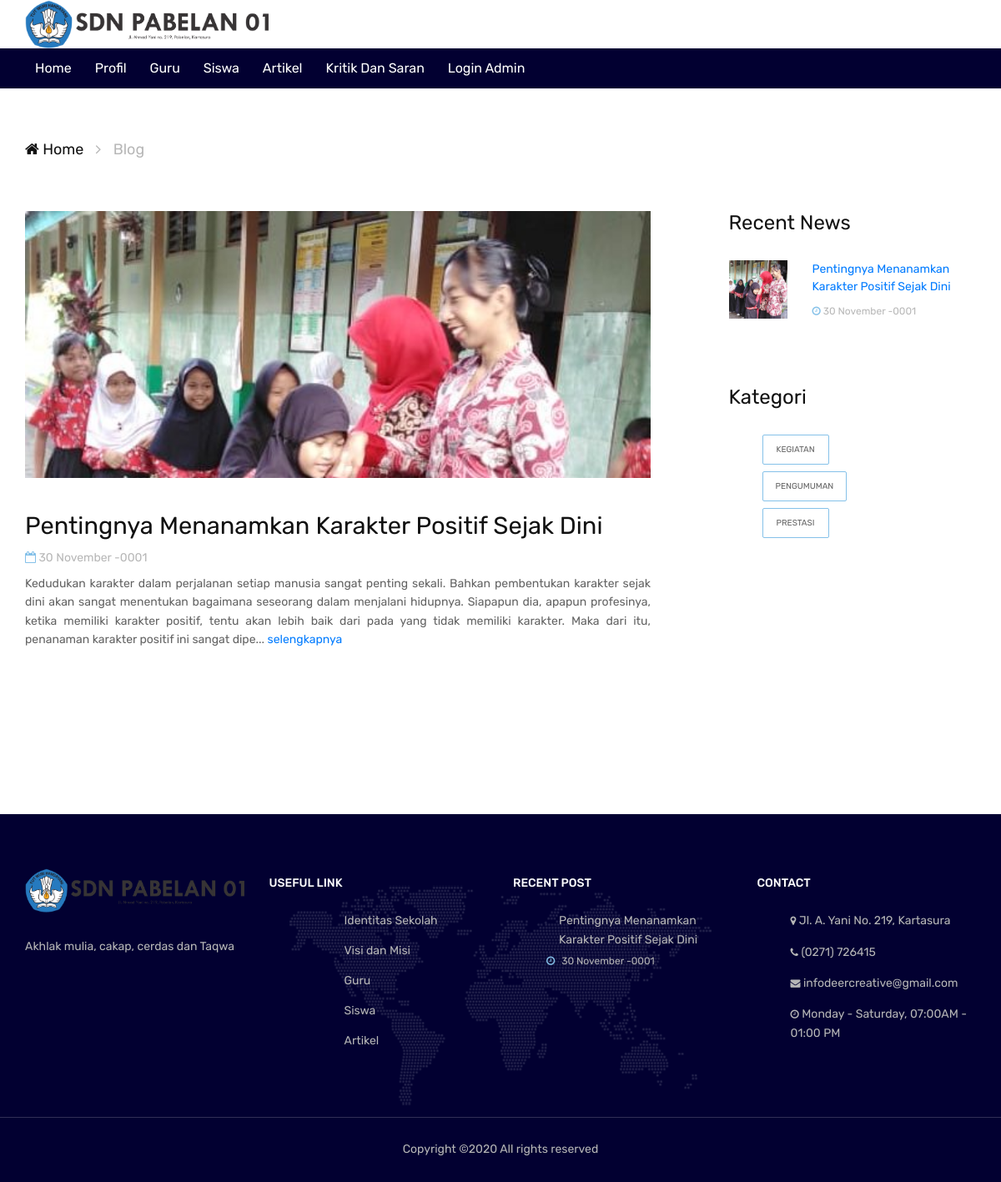
Screenshot of /blog.php with the database file from the repository.
### tables this page shows
CREATE TABLE `artikel` (
  `id_artikel` int(8) NOT NULL,
  `judul` varchar(255) NOT NULL,
  `konten` text NOT NULL,
  `tanggal` datetime NOT NULL DEFAULT CURRENT_TIMESTAMP,
  `foto_artikel` varchar(255) NOT NULL,
  `id_kategori` int(11) NOT NULL
);

CREATE TABLE `kategori` (
  `id_kategori` int(11) NOT NULL,
  `kategori` varchar(255) NOT NULL
);

### blog.php (the view, shortened to what this page needs)
<head>
	<link rel="stylesheet" href="css/bootstrap.min.css"/>
	<link rel="stylesheet" href="css/font-awesome.min.css"/>
	<link rel="stylesheet" href="css/themify-icons.css"/>
	<link rel="stylesheet" href="css/owl.carousel.css"/>
	<link rel="stylesheet" href="css/style.css"/>
</head>
<body>
	<header class="header-section">
		<div class="container">
			<a href="index.html"><img width='292px' height='58px' src="img/logo.png" alt=""></a>
		</div>
	</header>
	<nav class="nav-section">
		<div class="container">
			<div class="scrollmenu">
				<a href="index.php">Home</a>
				<div class="dropdown">
					<button class="dropbtn">Profil</button>
				</div>
				<a href="guru.php">Guru</a>
				<a href="siswa.php">Siswa</a>
				<a href="blog.php">Artikel</a>
				<a href="index.php#komen">Kritik Dan Saran</a>
				<a href="admin/login/">Login Admin</a>
			</div>
	</nav>
	<div class="site-breadcrumb">
		<div class="container">
			<a href="#"><i class="fa fa-home"></i> Home</a> <i class="fa fa-angle-right"></i>
			<span>Blog</span>
		</div>
	</div>
	<section class="blog-page-section spad pt-0">
		<div class="container">
			<div class="row">
				<div class="col-lg-8 post-list">
					<div class="post-item">
						<?php
						    include "konektor.php";
						    $cari="select * from artikel";
						    $query = mysqli_query($conn, $cari);
						    $cek = mysqli_num_rows($query);
						    if ( $cek == 0) {
						        echo 'maaf, belum ada artikel';
						                            }
						    else
						    {
						         while ($data = mysqli_fetch_array($query))
						        {
						            $kalimat= $data['konten'];
						            $jumlahkarakter=400;
						            $tampilan = substr($kalimat, 0, $jumlahkarakter);
						            $foto = $data[foto_artikel];
						 ?>
						<div class="post-thumb set-bg" data-setbg="<?php echo $foto; ?>"></div>
						<div class="post-content">
							<h3><a href="single-blog.php?id_artikel= <?php echo $data['id_artikel']?>"><?php echo $data['judul']; ?></a></h3>
							<div class="post-meta">
								<span><i class="fa fa-calendar-o"></i><?php echo date(' j F Y',strtotime($data['tanggal'])); ?></span>
							</div>
							<p><?php echo $tampilan;?>...
							<a href="single-blog.php?id_artikel= <?php echo $data['id_artikel']?>">selengkapnya</a></p>
							<br>
                            <br>
						</div>
						<?php } ?>
					</div>
				</div>
				<div class="col-sm-8 col-md-5 col-lg-4 col-xl-3 offset-xl-1 offset-0 pl-xl-0 sidebar">
					<div class="widget">
						<h5 class="widget-title">Recent News</h5>
						<div class="recent-post-widget">
							<div class="rp-item">
								<?php
								$urut="select * from artikel order by tanggal desc limit 5";
						    	$sql = mysqli_query($conn, $urut);
								while ($isiberita = mysqli_fetch_array($sql))
						        {
						        	$foto = $isiberita[foto_artikel];
						 ?>
								<div class="rp-thumb set-bg" data-setbg="<?php echo $foto; ?>"></div>
								<div class="rp-content">
									<h6><a href="single-blog.php?id_artikel= <?php echo $isiberita['id_artikel']?>"><?php echo $isiberita['judul'] ?></a></h6>
									<p><i class="fa fa-clock-o"></i><?php echo date(' j F Y',strtotime($isiberita['tanggal']))?></p>
									<br>
								</div>
							<?php }}?>
							</div>
						</div>
					</div>
					<div class="widget">
						<div class="tags">
						<h4 class="widget-title">Kategori</h4>
						<ul>
							<?php
		                        $s = "select * from kategori";
		                        $q = mysqli_query($conn, $s);
		                        while ($a = mysqli_fetch_array($q)) {
		                        ?>
		                            <li><a href="kategori.php?id_kategori=<?php echo $a['id_kategori']; ?>" class="nav-link scroll"><?php echo $a['kategori']; ?></a></li>
		                        <?php
		                            }
		                            ?>
						</ul>
						</div>
					</div>
				</div>
			</div>
		</div>
	</section>
	<footer class="footer-section">
		<div class="container footer-top">
			<div class="row">
				<div class="col-sm-6 col-lg-3 footer-widget">
					<div class="about-widget">
						<img src="img/logo.png" alt="">
						<p>Akhlak mulia, cakap, cerdas dan Taqwa</p>
					</div>
				</div>
				<div class="col-sm-6 col-lg-3 footer-widget">
					<h6 class="fw-title">USEFUL LINK</h6>
					<div class="dobule-link">
						<ul>
							<li><a href="about.php">Identitas Sekolah</a></li>
							<li><a href="visimisi.php">Visi dan Misi</a></li>
							<li><a href="guru.php">Guru</a></li>
							<li><a href="siswa.php">Siswa</a></li>
							<li><a href="blog.php">Artikel</a></li>
						</ul>
					</div>
				</div>
				<div class="col-sm-6 col-lg-3 footer-widget">
					<h6 class="fw-title">RECENT POST</h6>
					<ul class="recent-post">
						<?php
						require_once 'konektor.php';
						$footer="select * from artikel order by tanggal desc limit 2";
						$sqlfooter = mysqli_query($conn, $footer);
						while ($beritafooter = mysqli_fetch_array($sqlfooter)) { ?>
						<li>
							<div class="col-sm-12"><p><?php echo $beritafooter['judul'] ?></p></div>
							<span><i class="fa fa-clock-o"></i><?php echo date(' j F Y',strtotime($beritafooter['tanggal']))?></span>
						</li>
						<?php } ?>
					</ul>
				</div>
				<div class="col-sm-6 col-lg-3 footer-widget">
					<h6 class="fw-title">CONTACT</h6>
					<ul class="contact">
						<li><p><i class="fa fa-map-marker"></i> Jl. A. Yani No. 219, Kartasura</p></li>
						<li><p><i class="fa fa-phone"></i> (0271) 726415</p></li>
						<li><p><i class="fa fa-envelope"></i> infodeercreative@gmail.com</p></li>
						<li><p><i class="fa fa-clock-o"></i> Monday - Saturday, 07:00AM - 01:00 PM</p></li>
					</ul>
				</div>
			</div>
		</div>
		<div class="copyright">
			<div class="container">
				<p>
Copyright &copy;<script>document.write(new Date().getFullYear());</script> All rights reserved
</p>
			</div>
		</div>
	</footer>
</body>
</html>

### css/style.css (style rules this page uses)
html, body { height: 100%; font-family: 'Rubik', sans-serif; }
h1, h2, h3, h4, h5, h6 { color: #111111; margin: 0; font-weight: 500; font-family: 'Rubik', sans-serif; }
h3 { font-size: 30px; }
h4 { font-size: 24px; }
h5 { font-size: 20px; }
h6 { font-size: 14px; }
p { font-size: 14px; color: #636363; line-height: 1.6; }
img { max-width: 100%; }
.scrollmenu { white-space: nowrap; }
.scrollmenu a { display: inline-block; color: white; padding: 12px; text-decoration: none; }
.dropbtn { background: #020031; color: white; padding: 12px; font-size: 16px; border: none; cursor: pointer; z-index: 10; }
.dropdown { background: #020031; position: relative; display: inline-block; z-index: 10; }
.spad { padding-top: 90px; padding-bottom: 90px; }
.set-bg { background-repeat: no-repeat; background-size: cover; background-position: center 0; }
.header-section { padding: 0px 0; overflow: hidden; }
.nav-section { background: #020031; z-index: 10; }
.footer-section { background-color: #020031; background-image: url("../img/footer-bg.png"); background-repeat: no-repeat; background-position: center 75px; }
.footer-section .footer-top { padding: 65px 15px; }
.footer-section .copyright { border-top: 1px solid #312f56; padding: 27px 0; text-align: center; }
.footer-section .copyright p { color: #b7b7b7; margin-bottom: 0; }
.footer-widget .fw-title { text-transform: uppercase; color: #fff; margin-bottom: 25px; padding-top: 10px; }
.footer-widget p, .footer-widget span { color: #b7b7b7; }
.footer-widget ul { list-style: none; }
.footer-widget .about-widget img { margin-bottom: 30px; }
.footer-widget .about-widget p { margin-bottom: 35px; }
.footer-widget .dobule-link ul { display: inline-block; }
.footer-widget .dobule-link ul a { display: block; font-size: 14px; color: #b7b7b7; margin-bottom: 15px; }
.footer-widget .dobule-link ul li:last-child a { margin-bottom: 0; }
.footer-widget .dobule-link ul:last-child { margin-left: 50px; }
.footer-widget .recent-post li { margin-bottom: 25px; }
.footer-widget .recent-post p { margin-bottom: 5px; }
.footer-widget .recent-post span { font-size: 12px; }
.footer-widget .recent-post span i { color: #85C1E9; margin-right: 5px; }
.footer-widget .contact li { margin-bottom: 15px; display: block; }
.footer-widget .contact li p { margin-bottom: 0; }
.footer-widget .contact i { font-size: 12px; }
.site-breadcrumb { padding: 60px 0; color: #b7b7b7; font-size: 18px; }
.site-breadcrumb a { color: #111111; }
.site-breadcrumb a i { margin: 0; }
.site-breadcrumb i { margin: 0 10px; }
.post-item { margin-bottom: 60px; }
.post-item .post-thumb { height: 320px; margin-bottom: 40px; }
.post-item .post-content h3 { font-size: 29px; font-weight: 400; margin-bottom: 10px; }
.post-item .post-content h3 a { color: #111111; }
.post-item .post-content p { margin-bottom: 0; }
.post-item .post-meta { margin-bottom: 10px; }
.post-item .post-meta span { margin-right: 10px; font-size: 14px; color: #b7b7b7; }
.post-item .post-meta span i { color: #85C1E9; }
.widget { margin-bottom: 55px; margin-left: -19px; }
.widget .widget-title { font-weight: 400; font-size: 24px; margin-bottom: 30px; }
.widget ul { list-style: none; }
.widget ul a { font-size: 14px; color: #636363; margin-bottom: 10px; padding: 5px 0; display: inline-block; }
.widget .recent-post-widget .rp-item { margin-bottom: 25px; display: block; overflow: hidden; }
.widget .recent-post-widget .rp-thumb { width: 70px; height: 70px; float: left; margin-right: 30px; }
.widget .recent-post-widget .rp-content { padding-left: 100px; }
.widget .recent-post-widget .rp-content p { font-size: 12px; color: #b7b7b7; margin-bottom: 0; }
.widget .recent-post-widget .rp-content p i { color: #85C1E9; }
.widget .recent-post-widget .rp-content h6 { font-size: 14px; font-weight: 400; line-height: 1.5; margin-bottom: 10px; }
.widget .tags a { min-width: 80px; text-transform: uppercase; display: inline-block; font-size: 10px; line-height: 10px; color: #636363; padding: 12px 15px; border: 1px solid #85C1E9; margin-right: 5px; margin-bottom: 8px; text-align: center; border-radius: 2px; }
@media (min-width: 1200px) { .container { max-width: 1170px; } }

### rows the page displays
artikel: judul "Pentingnya Menanamkan Karakter Positif Sejak Dini", tanggal "30 November -0001", konten "Kedudukan karakter dalam perjalanan setiap manusia sangat penting sekali. Bahkan pembentukan karakter sejak dini akan sangat menentukan bagaimana seseorang dalam menjalani hidupnya. Siapapun dia, apapun profesinya, ketika memiliki karakter positif, tentu akan lebih baik dari pada yang tidak memiliki karakter. Maka dari itu, penanaman karakter positif ini sangat dipe"
kategori: kategori "KEGIATAN"
kategori: kategori "PENGUMUMAN"
kategori: kategori "PRESTASI"
